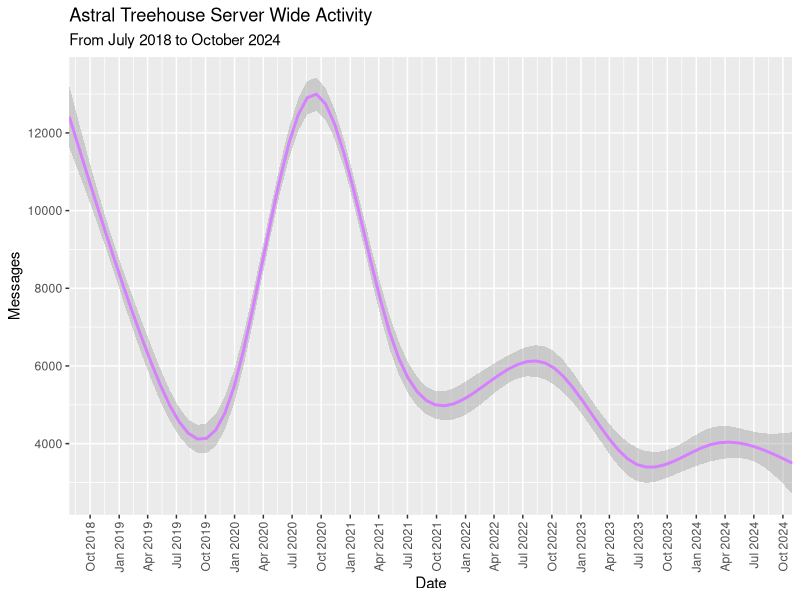

Write R code to recreate this figure.
## ---- chunk 1
#| label: load-packages
library(dplyr)
library(ggplot2)
library(ggthemes)
library(tidyverse)
library(tidyr)
library(readxl)
## ---- chunk 2
#| label: activity_day_data
activity_day <- read_csv("data/activity_day.csv") |>
    mutate(date = as.Date(date, format = "%m/%d/%Y"))
## ---- chunk 3
#| label: activity_day_graph
ggplot(
  activity_day,
  aes(x = date, y = messages)
) +
  geom_smooth(color="#D67FFF") +
  scale_x_date(
        limits = c(as.Date("2018-07-27"), as.Date("2024-10-31")),
        date_breaks = "3 months",
        date_labels = "%b %Y",
        expand = c(0, 0)
    ) +
    labs(
        title="Astral Treehouse Server Wide Activity",
        subtitle="From July 2018 to October 2024",
        x="Date",
        y="Messages"
    ) +
    theme(axis.text.x = element_text(angle = 90, hjust = 1, vjust = 0.5))
## ---- chunk 4
#| label: activity_month_data
activity_month <- read_csv("data/activity_month.csv") |>
    pivot_longer(
        January:December,
        names_to="month",
        values_to="messages"
    )
## ---- chunk 5
#| label: activity_month_graph
